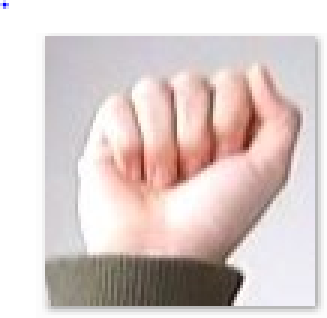
#> input picture images/A.PNG, 109 x 106 px (shown 3 times larger)
$ python test.py
#> lines starting #> are read from the running program, lines starting #| are printed output that depends on the picture
### src/commonfunctions.py

import skimage.io as io
import matplotlib.pyplot as plt
import numpy as np
from skimage.exposure import histogram
from matplotlib.pyplot import bar
from skimage.color import rgb2gray,rgb2hsv

# Convolution:
from scipy.signal import convolve2d
from scipy import fftpack
import math

from skimage.util import random_noise
from skimage.filters import median
from skimage.feature import canny

from mpl_toolkits.mplot3d import Axes3D  # noqa: F401 unused import

import matplotlib.pyplot as plt
from matplotlib import cm
from matplotlib.ticker import LinearLocator, FormatStrFormatter
import numpy as np

# Edges
from skimage.filters import sobel_h, sobel, sobel_v,roberts, prewitt

# Show the figures / plots inside the notebook
def show_images(images,titles=None):
    #This function is used to show image(s) with titles by sending an array of images and an array of associated titles.
    # images[0] will be drawn with the title titles[0] if exists
    # You aren't required to understand this function, use it as-is.
    n_ims = len(images)
    if titles is None: titles = ['(%d)' % i for i in range(1,n_ims + 1)]
    fig = plt.figure()
    n = 1
    for image,title in zip(images,titles):
        a = fig.add_subplot(1,n_ims,n)
        if image.ndim == 2:
            plt.gray()
        plt.imshow(image)
        a.set_title(title)
        plt.axis('off')
        n += 1
    fig.set_size_inches(np.array(fig.get_size_inches()) * n_ims)
    plt.show()


# [43 lines left out: functions show_3d_image, show_3d_image_filtering_in_freq, showHist, not called in this run]

### src/test.py
# import cv2
# def getCenter(segmented,real):
#     img=segmented.copy()
#     #img = img.astype(np.uint8) * 255
#     #img = np.array(img, dtype='uint8')*255
#     img=np.array(img,dtype=np.double)
#     #img=img[500:img.shape[0]-600,500:img.shape[0]-600]
#     #newC = np.array(measure.find_contours(img,0.5)).astype(int)
#     #cv2.drawContours(real, [newC[0]], -1, (0, 255, 0), -1)
#     cv2.imshow('Image_Circle', real)
#     cv2.waitKey(0)
#     # contours = np.where(img > 0)
#     # contours=np.array([contours[1],contours[0]])
#     # contours = contours.T
#     contours, hierarchy = cv2.findContours(img, cv2.RETR_TREE, cv2.CHAIN_APPROX_SIMPLE)
#     cv2.drawContours(img, contours[1], -1, (0, 0, 255), -1)
#     M = cv2.moments(contours)
#     cX = int(M["m10"] / M["m00"])
#     cY = int(M["m01"] / M["m00"])
#     return cX, cY
#
#


# contours, hierarchy = cv2.findContours(hand, cv2.RETR_TREE, cv2.CHAIN_APPROX_SIMPLE)
# R=np.copy(hand.T)
# G=np.zeros((hand.shape[1],hand.shape[0]))
# B=np.zeros((hand.shape[1],hand.shape[0]))
# img = (np.array([R,G,B]).T).astype(int)
# cv2.drawContours(img, [contours[2]], -1, (0, 255, 0), 5)


# from preprocessing import *
#
# img = io.imread("../images/trial.png")
# cr_img = rgb2ycbcr(img)
# osegmented = segment(cr_img)
# segmented = np.array(osegmented, dtype='uint8')*255
# #segmented = cv2.copyMakeBorder(segmented, 1, 1, 1, 1, cv2.BORDER_CONSTANT)
# contours, hierarchy = cv2.findContours(segmented, cv2.RETR_TREE, cv2.CHAIN_APPROX_SIMPLE)
#
# R = osegmented
# G = osegmented*0
# B = osegmented*0
# newImg=np.array([R,G,B])
#
# #cv2.drawContours(newImg, contours, -1, (0, 255, 0), 3)
# #cv2.imshow('Image_Circle', newImg)
# #cv2.waitKey(0)
# show_images([newImg])
#
#
#
# # import numpy as np
# # x=np.arange(1,5)
# # print(x)


from skimage.viewer import ImageViewer

import cv2
from commonfunctions import *

img = io.imread("../images/A.PNG")
#> img is the input picture: shape (106, 109, 4); mean R, G, B, A 219.1, 205.7, 203.2, 255
img = cv2.cvtColor(img, cv2.COLOR_RGB2YCrCb)
#> img: shape (106, 109, 3); mean of channels 0, 1, 2 209.4, 134.9, 124.5
y=img[:,:,0]
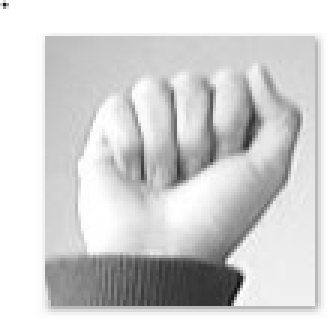
#> y: shape (106, 109) (shown 3 times larger); min 16, max 255, mean 209.4
cr=img[:,:,1]
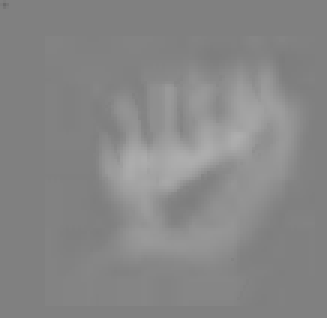
#> cr: shape (106, 109) (shown 3 times larger); min 107, max 174, mean 134.9
cb=img[:,:,2]
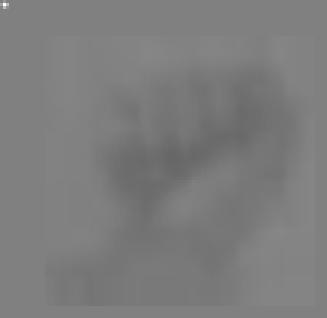
#> cb: shape (106, 109) (shown 3 times larger); min 103, max 255, mean 124.5
show_images([y,cr,cb])
#> in show_images, `n_ims = len(images)`: n_ims = 3
#> the loop in show_images, `for image,title in zip(images,titles):` made 3 passes
#> title on passes 1 to 3: '(1)', '(2)', '(3)'
#> after the loop in show_images, `for image,title in zip(images,titles):`: n = 4
#> in show_images, `plt.show()`:
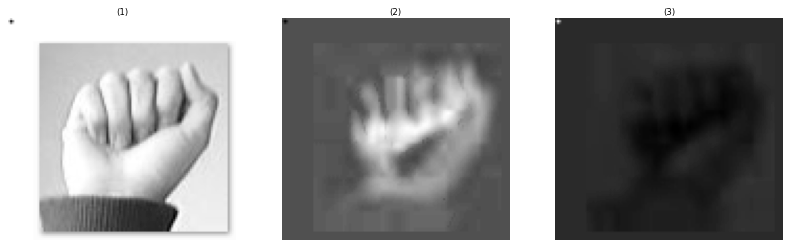
#> figure drawn by matplotlib, 3 panels

# [8 lines of commented-out code are left out]

cr[cr>133]=255
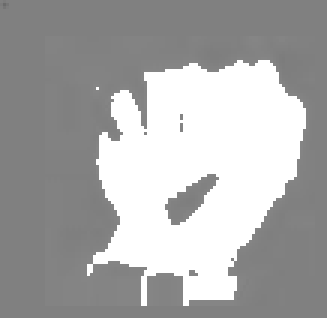
#> cr: shape (106, 109) (shown 3 times larger); min 107, max 255, mean 170.3
cr[cr<173]=255
#> cr: shape (106, 109); every value is 255

cb[cb<120]=255
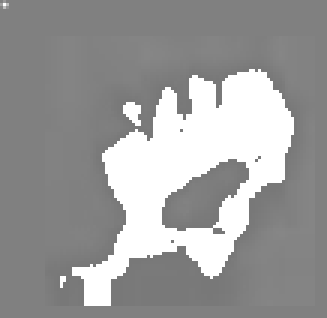
#> cb: shape (106, 109) (shown 3 times larger); min 120, max 255, mean 155.9

cb[cb>80]=255
show_images([y,cr,cb])
#> the loop in show_images (call 2), `for image,title in zip(images,titles):` made 3 passes

#show_images([cb])

$ run again, with images/amer_sign2.png copied over images/A.PNG
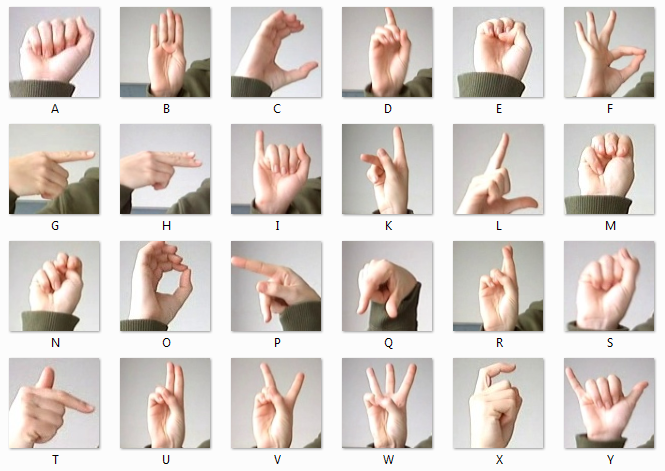
#> input picture images/amer_sign2.png, 665 x 471 px
#> img is the input picture: shape (471, 665, 4); mean R, G, B, A 216.2, 207.3, 201.9, 255
#> img: shape (471, 665, 3); mean of channels 0, 1, 2 209.3, 132.9, 123.8
#> `cb=img[:,:,2]`:
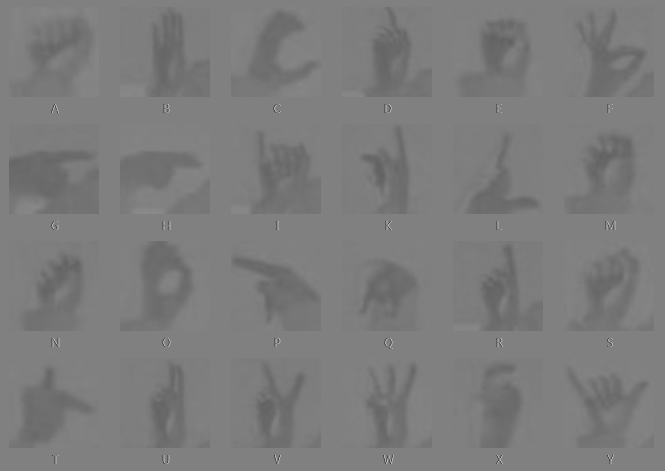
#> cb: shape (471, 665); min 64, max 184, mean 123.8
#> n_ims = 3
#> the loop in show_images, `for image,title in zip(images,titles):` made 3 passes
#> title on passes 1 to 3: '(1)', '(2)', '(3)'
#> after the loop in show_images, `for image,title in zip(images,titles):`: n = 4
#> `cb[cb<120]=255`:
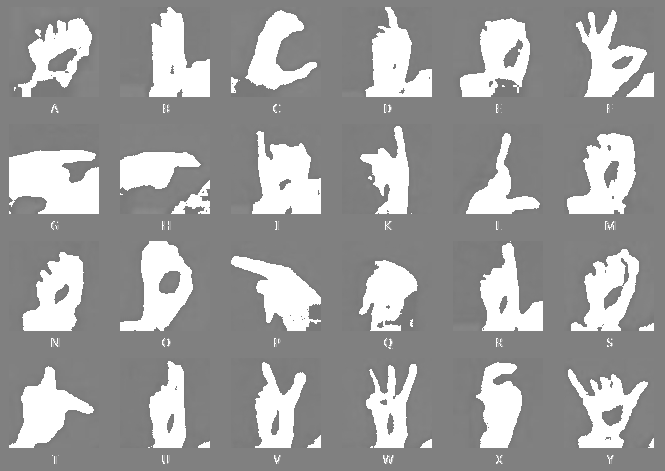
#> cb: shape (471, 665); min 120, max 255, mean 155.9
#> the loop in show_images (call 2), `for image,title in zip(images,titles):` made 3 passes
